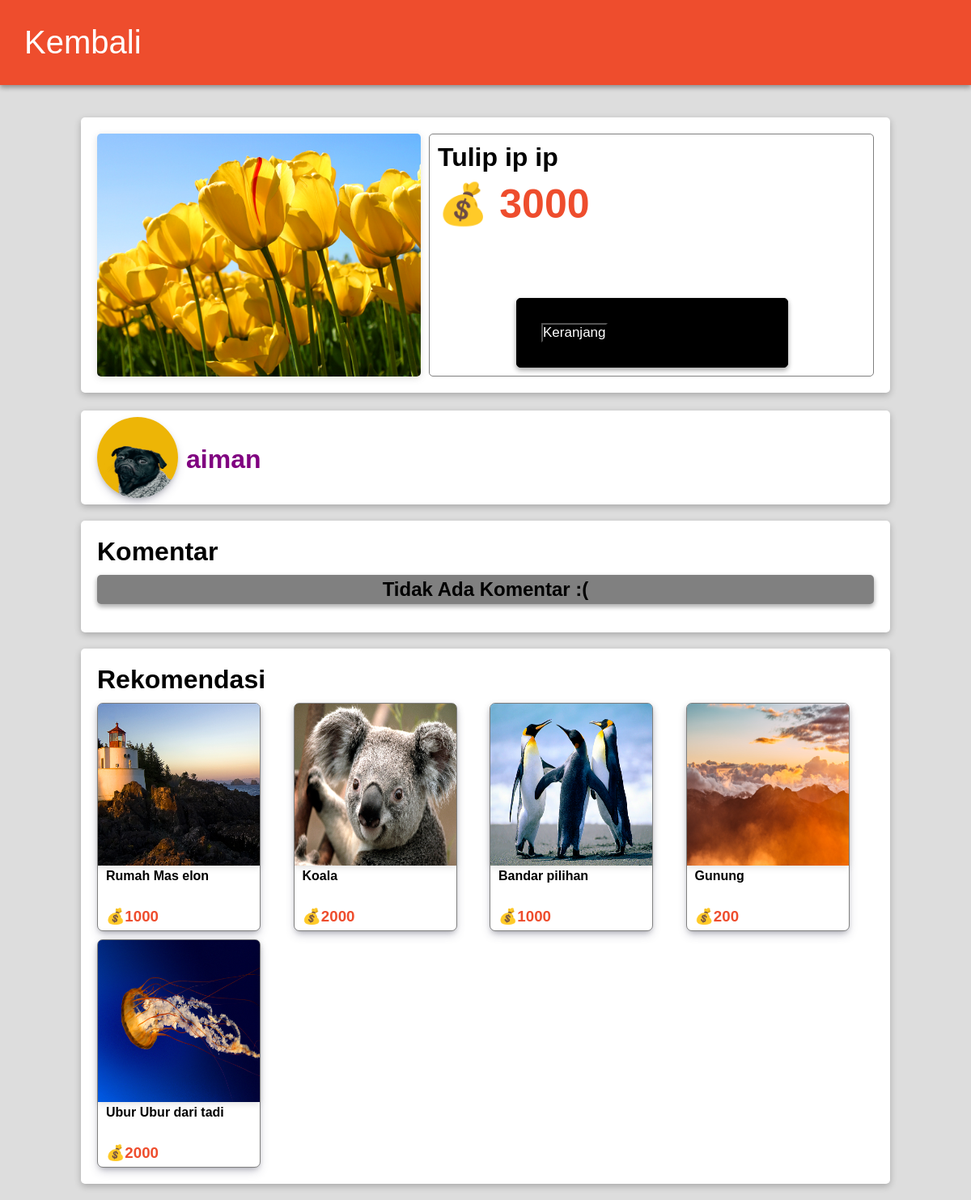
/produk.php?id=74, run on the app's committed database.
### tables this page shows
CREATE TABLE `produk` (
  `id` int(11) NOT NULL,
  `produk` varchar(50) DEFAULT NULL,
  `keterangan` varchar(200) DEFAULT NULL,
  `harga` int(11) DEFAULT NULL,
  `img` varchar(50) DEFAULT NULL,
  `kategori` varchar(50) DEFAULT NULL,
  `pemilik` varchar(50) NOT NULL
);

CREATE TABLE `user` (
  `id` varchar(50) NOT NULL,
  `nama` varchar(50) DEFAULT NULL,
  `password` varchar(255) DEFAULT NULL,
  `dompet` int(11) NOT NULL,
  `img` varchar(50) NOT NULL,
  `tentangToko` varchar(255) NOT NULL,
  `namaToko` varchar(50) NOT NULL
);

### fungsi.php (called while the page is built, shortened)
<?php
$conn = mysqli_connect('localhost','root','','shop');
function ambil($query){
    global $conn;
    $result = mysqli_query($conn,$query);
    $rows = [];
    while($row = mysqli_fetch_assoc($result) ){
        $rows[] = $row;
    }
    return $rows;
}
?>

### produk.php (the view, shortened to what this page needs)
<?php
    require "fungsi.php";
    $id = $_GET["id"];
    $produk = ambil("SELECT * FROM produk WHERE id = $id")[0];
    $komentar = ambil("SELECT * FROM komentar WHERE id_produk = '$id' ");
    $id_pembuat = $produk["pemilik"];
    $nama_pembuat = ambil("SELECT * FROM user WHERE id = '$id_pembuat' ")[0];
    $produk_rekomendasi = ambil("SELECT * FROM produk ORDER BY RAND() LIMIT 5");
?>
<!DOCTYPE html>
<html lang="en">
<head>
    <link rel="stylesheet" href="css/produk.css">
</head>
<body>
  <div class="navbar">
        <a href="index.php"><h1>Kembali</h1></a>
    </div>
    <div class="produk">
        <img src="img/<?= $produk["img"] ?>" alt="jeruk">
        <div class="penjualan">
            <div class="list_produk">
                <h1 class="judul"><?= $produk["produk"] ?></h1>
                <h1 class="harga">💰 <?= $produk["harga"] ?></h1>
            </div>
            <div class="list_akhir">
                <?php if($_SESSION["login"] === false) { ?>
                    <div  class="tombol_keranjang">
                    <a id="keranjang" href="login.php">Keranjang</a>
                    </div>
                <?php } elseif($user_name === $nama_pembuat["nama"]) { ?>
                    <div  class="tombol_keranjang">
                    <a id="keranjang" href="keranjang.php">Check Dikeranjang</a>
                    </div>
                <?php } elseif(empty($keranjang)) { ?>
                <div  class="tombol_keranjang">
                <form action="" method="post">
                    <button name="keranjang" id="keranjang" type="filter_input">Keranjang</button>
                </form>
                </div>
                <?php } elseif(!empty($keranjang)) { ?>
                    <div  class="sudah_keranjang">
                    <a class="sudah" href="keranjang.php">Sudah di Keranjang</a>
                    </div>
                <?php } ?>
            </div>
        </div>
    </div>
    <a href="profil.php?user=<?= $produk["pemilik"] ?>">
    <div class="pembuatProduk">
        <div class="keteranganPembuat">
        <img src="img/<?= $nama_pembuat["img"] ?>" alt="gambar" class="imgPembuat">
        <h1><?= $nama_pembuat["namaToko"]?></h1>
        </div>
    </div>
    </a>
    <div class="komentar">
        <div class="list_komentar">
            <div class="kiri"><h1>Komentar</h1></div>
        </div>
        <?php if(empty($komentar) ) : ?>
            <h2>Tidak Ada Komentar :( </h2>
        <?php endif ; ?>
    </div>
    <div class="kelompok">
        <h1>Rekomendasi</h1>
        <ul class="random">
        <?php foreach($produk_rekomendasi as $produk_random) : ?>
            <li>
                <div class="random_isi">
                    <a href="produk.php?id=<?= $produk_random["id"] ?>">
                        <img src="img/<?= $produk_random["img"] ?>">
                        <h4 ><?= $produk_random["produk"] ?></h4>
                        <h3>💰<?= $produk_random["harga"] ?></h3>
                    </a>
                </div>
            </li>
        <?php endforeach ; ?>
        </ul>
    </div>
</body>
</html>

### css/produk.css (style rules this page uses)
* { margin:0; padding: 0; }
body { font-family: sans-serif; background-color: #ddd; }
li { list-style: none; box-shadow: rgba(0, 0, 0, 0.16) 0px 3px 6px, rgba(0, 0, 0, 0.23) 0px 3px 6px; }
a { text-decoration: none; }
img { width: 400px; border-radius: 5px; box-shadow: rgba(99, 99, 99, 0.2) 0px 2px 8px 0px; }
.navbar { display: flex; padding: 30px; background-color: #ee4d2d; box-shadow: rgba(0, 0, 0, 0.16) 0px 3px 6px, rgba(0, 0, 0, 0.23) 0px 3px 6px; align-items: center; justify-content: space-between; color: white; }
.navbar h1 { font-weight: 100; }
.navbar a { color: white; font-size: 20px; }
.produk { display: flex; margin: 40px auto; width: 80%; background-color: white; border-radius: 5px; padding: 20px; box-shadow: rgba(0, 0, 0, 0.24) 0px 3px 8px; }
.penjualan { border: 1px solid gray; border-radius: 5px; display: flex; flex-direction: column; justify-content: space-between; margin-left: 10px; width: 100%; }
.list_produk h1 { margin-top: 10px; margin-left: 10px; }
.list_produk h1.harga { font-size: 50px; color: #ee4d2d; }
.list_akhir { margin-bottom: 10px; display: flex; justify-content: center; }
.list_akhir .tombol_keranjang { font-size: 18px; width: 50%; padding: 30px; margin-right: 8px; margin-left: 10px; border: 1px solid black; border-radius: 5px; background-color: black; box-shadow: rgba(0, 0, 0, 0.16) 0px 3px 6px, rgba(0, 0, 0, 0.23) 0px 3px 6px; }
.list_akhir .tombol_keranjang button { background: none; color: white; font-size: 17px; }
.pembuatProduk { width: 80%; margin: 0px auto; background-color: white; border-radius: 5px; padding: 8px 20px 8px 20px; margin-top: -18px; margin-bottom: 20px; box-shadow: rgba(0, 0, 0, 0.24) 0px 3px 8px; }
.pembuatProduk h1 { margin-bottom: 15px; }
.pembuatProduk .keteranganPembuat { display: flex; align-items: center; }
.pembuatProduk .keteranganPembuat .imgPembuat { width: 100px; height: 100px; margin-right: 10px; border-radius: 50%; box-shadow: rgba(50, 50, 93, 0.25) 0px 6px 12px -2px, rgba(0, 0, 0, 0.3) 0px 3px 7px -3px; }
.pembuatProduk .keteranganPembuat h1 { margin-top: 20px; color: purple; }
.komentar { width: 80%; margin: 0px auto; background-color: white; border-radius: 5px; padding: 20px; margin-bottom: 20px; box-shadow: rgba(0, 0, 0, 0.24) 0px 3px 8px; }
.list_komentar { display: flex; justify-content: space-between; align-items: center; }
.komentar h2 { margin-top: 10px; padding: 4px; text-align: center; background-color: grey; border-radius: 5px; box-shadow: rgba(0, 0, 0, 0.16) 0px 3px 6px, rgba(0, 0, 0, 0.23) 0px 3px 6px; }
.kelompok { width: 80%; background-color: white; border-radius: 5px; box-shadow: rgba(0, 0, 0, 0.24) 0px 3px 8px; margin: 20px auto; padding: 20px; }
.kelompok h1 { margin-bottom: 10px; }
.random { display: grid; gap:10px; grid-template-columns: repeat(auto-fill,minmax(200px, 1fr)); }
.random li { box-shadow: none; }
.random_isi { background-color: white; border: 1px solid gray; box-shadow: rgba(50, 50, 93, 0.25) 0px 6px 12px -2px, rgba(0, 0, 0, 0.3) 0px 3px 7px -3px; border-radius: 7px; width: 200px; height: 280px; }
.random_isi a img { border-radius: 5px 5px 0 0; width: 200px; height: 200px; }
.random_isi a h4 { margin-left: 10px; color: black; }
.random_isi a h3 { margin-top: 30px; margin-left: 10px; color :#ee4d2d; }

### data on the page
produk: img (picture), produk "Tulip ip ip", harga "3000"
user: img (picture), namaToko "aiman"
produk: img (picture), produk "Rumah Mas elon", harga "1000"
produk: img (picture), produk "Koala", harga "2000"
produk: img (picture), produk "Bandar pilihan", harga "1000"
produk: img (picture), produk "Gunung", harga "200"
produk: img (picture), produk "Ubur Ubur dari tadi", harga "2000"
